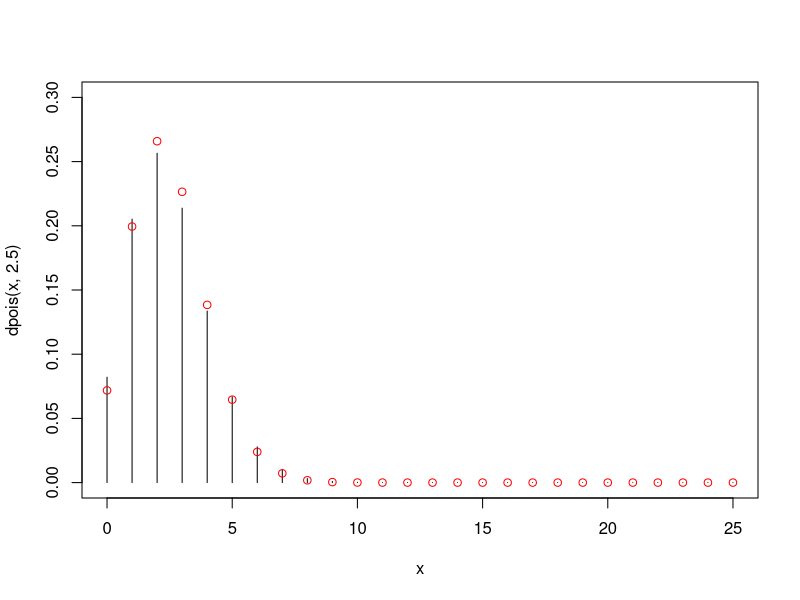
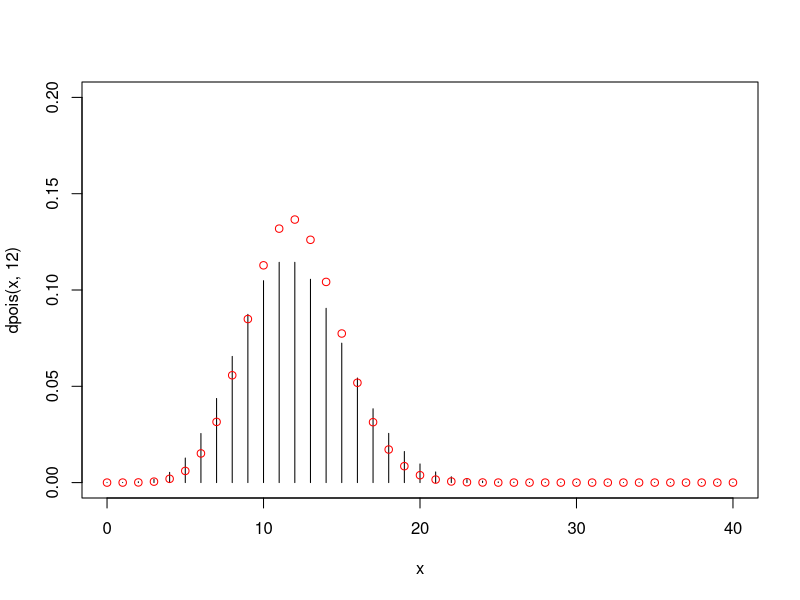

Here is the R script that generated these plots, in order:
## ---- chunk 1
knitr::opts_chunk$set(echo = TRUE)
## ---- chunk 2
# Example 2.4-3
dbinom(1, 5, 0.2) / 5
## ---- chunk 3
# Example 2.4-4
dbinom(3, 5, 0.8) / choose(5, 3)
# 0.02048
## ---- chunk 4
# check with textbook
0.8^3 * 0.2^2
## ---- chunk 5
# Example 2.4-5
dbinom(2, 8, 0.2)
## ---- chunk 6
# use f(x) 
choose(8,2)*0.2^2 * 0.8^6
# 0.2936013
## ---- chunk 7
# Example 2.5-2
dhyper(2, 10, 40, 7)
# 0.2964463
## ---- chunk 8
# you can also use definition to find the probability
choose(10, 2) * choose(40, 5) / choose(50, 7)
## ---- chunk 9
# Example 2.6-2
choose(11, 9) * dnbinom(12, 10, 0.8) # not working
## ---- chunk 10
# use formula
choose(11, 9) * 0.8^10 * 0.2^2
## ---- chunk 11
# Example 2.7-3
dpois(0, 4)
## ---- chunk 12
ppois(4, 4)
## ---- chunk 13
# example 2.7-4
1 - ppois(4, 6) # pay attention to reverse thinking !
## ---- chunk 14
x <- 0:25
plot(x, dpois(x, 2.5), type = 'h', ylim = c(0, 0.3))
points(x, dbinom(x, 25, 0.1), col = 'red')
## ---- chunk 15
# to show the gap between binomial and poission is large for large p = 0.3
x <- 0:40
plot(x, dpois(x, 12), type = 'h', ylim = c(0, 0.2))
points(x, dbinom(x, 40, 0.3), col = 'red')
